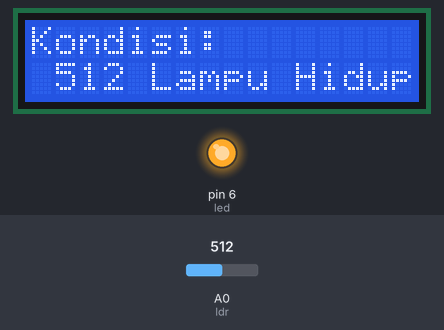
The sketch below on a simulated Arduino Uno, built with avr-gcc and run on an emulated ATmega328P. Parts: 16×2 character LCD, output pins drawn as LEDs (lit = HIGH). The test bench sets the inputs (shaded band); at power-on: A0 (ldr) = 512. What the sketch prints to the serial monitor is not drawn.

Above: at 0.88 s.
1.3 s: A0 (ldr) set to 485
At 1.91 s:
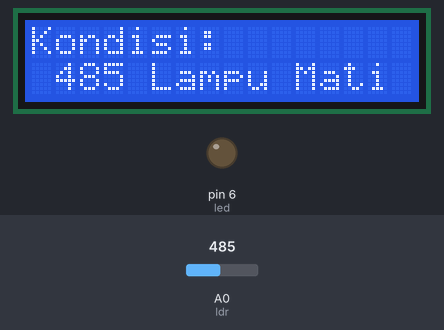
3.6 s: A0 (ldr) set to 510
At 3.87 s:
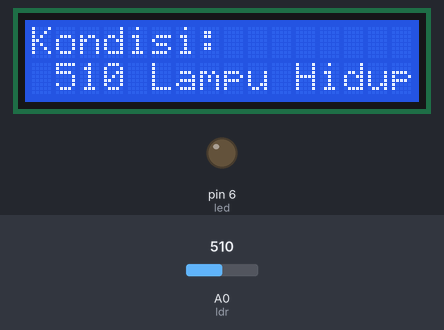
5.2 s: A0 (ldr) set to 490
At 5.31 s:
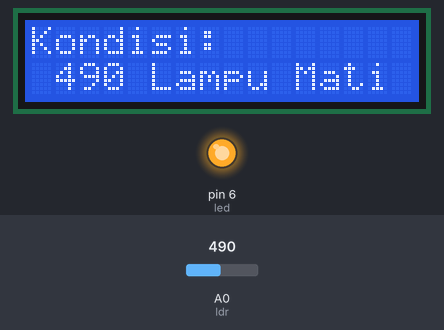
Timing chart, 0 to 8.2 s (numbered marks = the images above; inputs shaded):
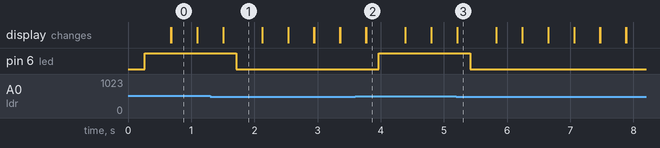

Measured:
- the behaviour switches between 500 and 499 on A0 (ldr) (found by bisection; images 0 and 1)
- after the input at 1.3 s, pin 6 (led): HIGH → LOW after 0.41 s; the display: first differs from a run without the input after 0.21 s (image 1)
- after the input at 3.6 s, pin 6 (led): LOW → HIGH after 0.37 s; the display: first differs from a run without the input after 0.17 s (image 2)
- after the input at 5.2 s, pin 6 (led): HIGH → LOW after 0.21 s; the display: first differs from a run without the input at once (image 3)
- what the display in image 0 shows lasts 0.4 s, from 0.7 s to 1.1 s
- what the display in image 1 shows lasts 0.6 s, from 1.5 s to 2.1 s

The sketch:

SENSOR_CAHAYA_PAKE_LAMPU.ino
```cpp
#include <LiquidCrystal.h>

//inisialisasi koneksi pin LCD dengann Pin arduino

LiquidCrystal lcd(12, 11, 5, 4, 3, 2);

const int ldr = A0;
const int led = 6;


void setup(){
  // inisialisasikan LCD yang digunakan
  lcd.begin(16, 2);
  pinMode(led,OUTPUT);
  Serial.begin(9600);

}


void loop(){
  int nilai = analogRead(ldr);//baca nilai sensor
  Serial.print("NILAI LDR: "); // cetak texk "Nilai LDR" pada serial Monitor


if (nilai <500)
{
lcd.setCursor(0,0);
lcd.print("Kondisi:");
lcd.setCursor(1,1);
lcd.print(nilai);
lcd.print(" Lampu Mati");
delay(200);
lcd.clear();
digitalWrite(led, LOW);

} else {

lcd.setCursor(0,0);
lcd.print("Kondisi:");
lcd.setCursor(1, 1);
lcd.print(nilai);
lcd.print(" Lampu Hidup ");
delay(200);
lcd.clear();
digitalWrite(led, HIGH);
}

}
```
